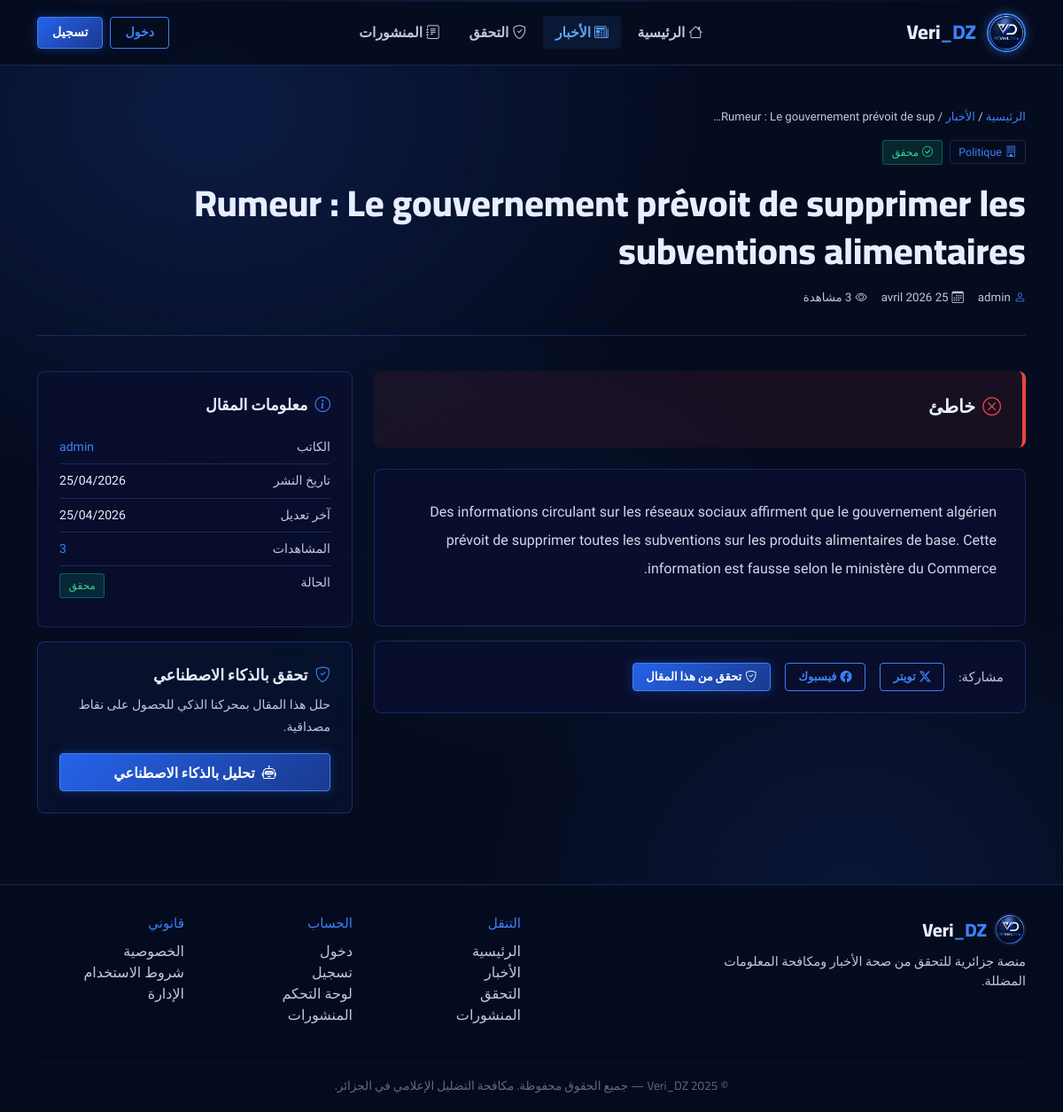
/news/2/, run on an earlier commit of the app's database.
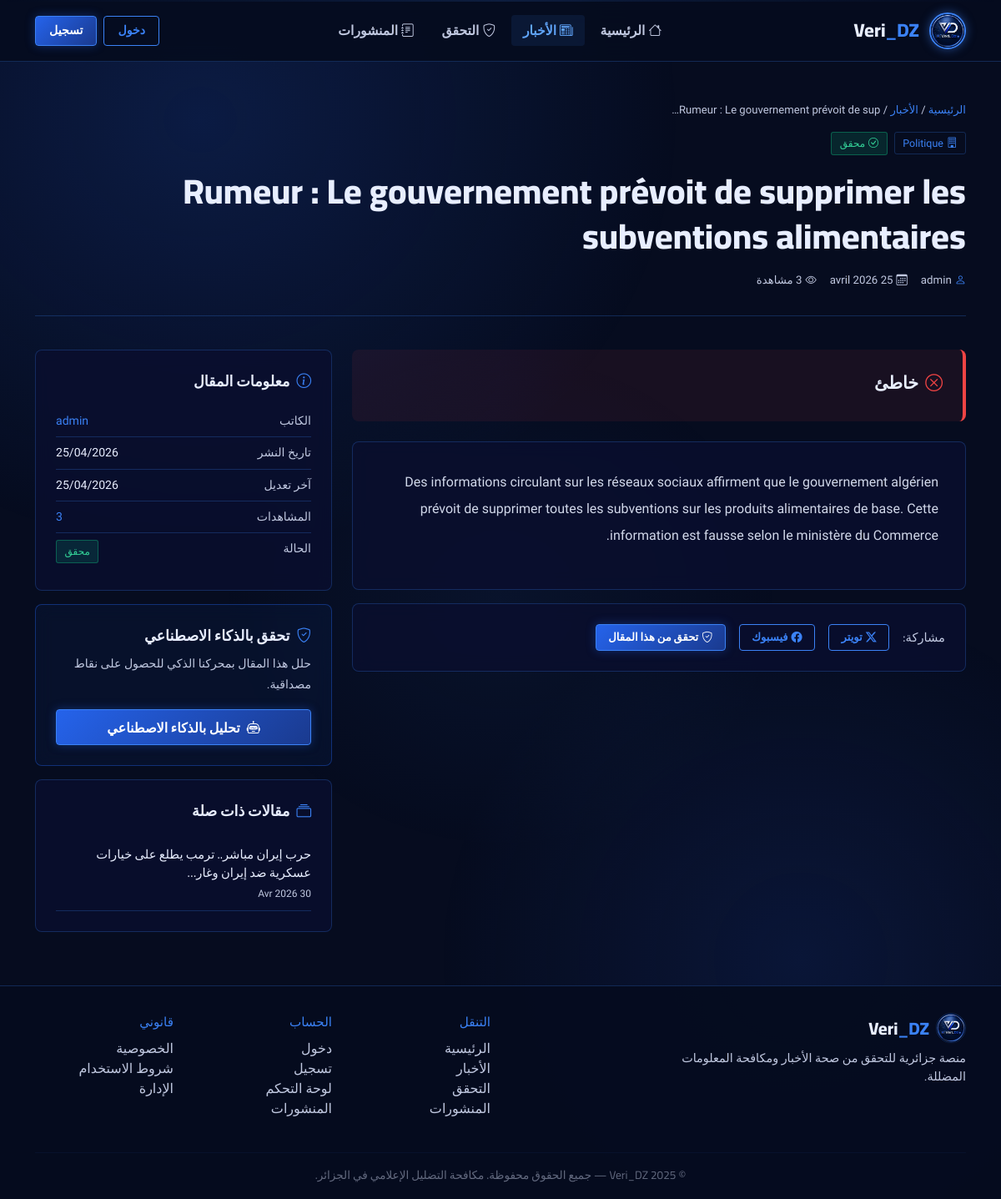
And on a later commit of the database.
### news/models.py (models this page shows, shortened)
class Article(models.Model):
    VERDICT_CHOICES = [
        ('unverified', 'Non vérifié'),
        ('true', 'Vrai'),
        ('false', 'Faux'),
        ('misleading', 'Trompeur'),
        ('partial', 'Partiellement vrai'),
    ]
    title = models.CharField(max_length=200)
    content = models.TextField()
    source_url = models.URLField(blank=True)
    author = models.ForeignKey(
        settings.AUTH_USER_MODEL,
        on_delete=models.CASCADE,
        related_name='articles'
    )
    category = models.ForeignKey(Category, on_delete=models.SET_NULL, null=True, blank=True)
    created_at = models.DateTimeField(auto_now_add=True)
    updated_at = models.DateTimeField(auto_now=True)
    is_verified = models.BooleanField(default=False)
    verdict = models.CharField(max_length=20, choices=VERDICT_CHOICES, default='unverified')
    verdict_explanation = models.TextField(blank=True)
    image = models.ImageField(upload_to='articles/', blank=True, null=True)
    views_count = models.PositiveIntegerField(default=0)
    class Meta:
        ordering = ['-created_at']
        verbose_name = 'Article'
        verbose_name_plural = 'Articles'

### news/views.py (the view)
# urls.py: path('<int:pk>/', views.article_detail, name='article_detail'),
def article_detail(request, pk):
    article = get_object_or_404(Article, pk=pk)
    article.views_count += 1
    article.save(update_fields=['views_count'])
    related = Article.objects.filter(category=article.category).exclude(pk=pk)[:3]
    return render(request, 'news/article_detail.html', {'article': article, 'related': related})

### news/templates/news/article_detail.html (shortened to what the changed rows need)
{% extends 'base.html' %}
{% block content %}
<div class="container">
    <div class="article-hero">
        <h1 class="article-main-title">{{ article.title }}</h1>
    </div>
    <div class="row g-4">
        <div class="col-lg-4">
            {% if related %}
            <div class="vd-card">
                <div class="vd-card-title mb-3"><i class="bi bi-collection me-2 text-vd-accent"></i>مقالات ذات صلة</div>
                {% for rel in related %}
                <a href="/news/{{ rel.pk }}/" style="text-decoration:none;color:inherit;">
                    <div style="padding:0.7rem 0;border-bottom:1px solid var(--vd-border);">
                        <div style="font-family:var(--font-main);font-size:0.92rem;color:var(--vd-white);line-height:1.5;">{{ rel.title|truncatechars:60 }}</div>
                        <div style="font-family:var(--font-body);font-size:0.75rem;color:var(--vd-silver);margin-top:0.3rem;">{{ rel.created_at|date:"d M Y" }}</div>
                    </div>
                </a>
                {% endfor %}
            </div>
            {% endif %}
        </div>
    </div>
</div>
{% endblock %}

What changed in the data, as far as the page shows it:
added Article: title "حرب إيران مباشر.. ترمب يطلع على خيارات عسكرية ضد إيران وغار…", created_at "30 Avr 2026"
Also different on the page:
text now shown: "مقالات ذات صلة"
